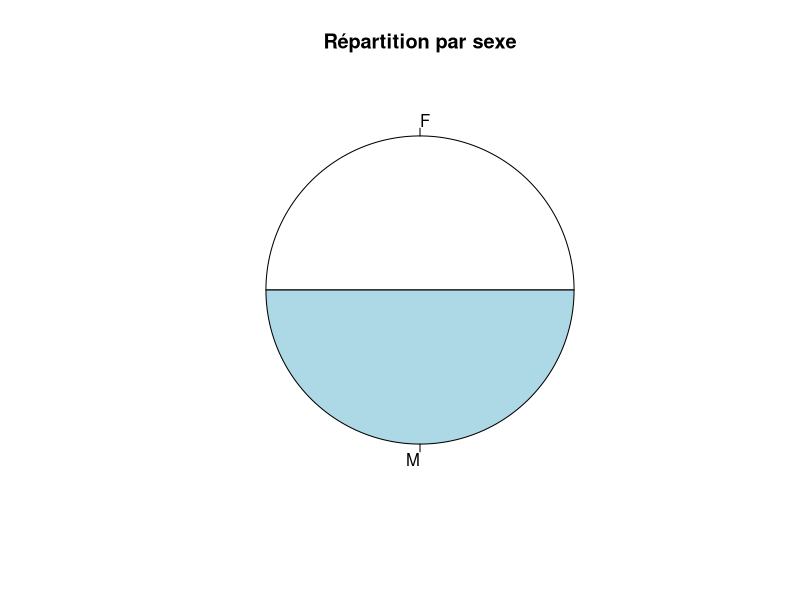
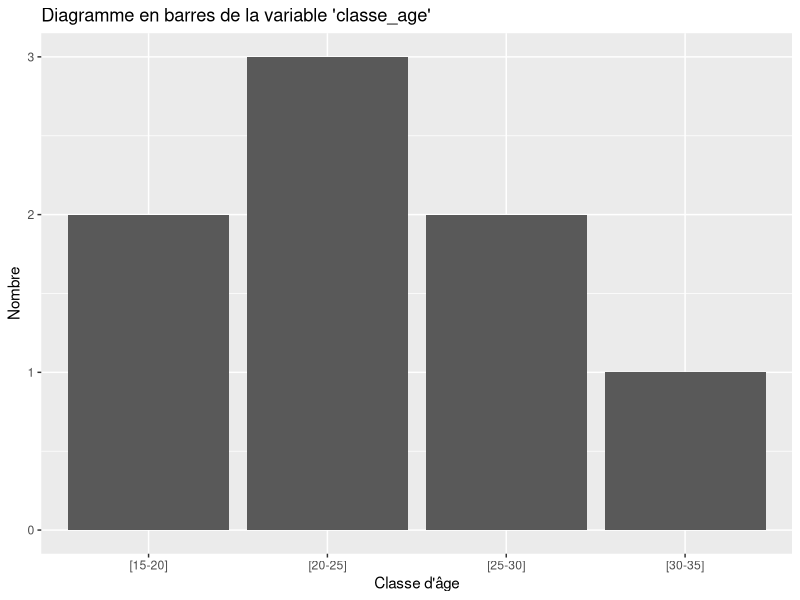

Recreate these plots in R, in order.
# EXRCICES DE R 

#Créer une base de données fictive ayant au moins 5 variables avec les types numériques, caractères, facteurs …

Data_frame1 <- data.frame(
  Nom = c("Ange","Aissatou","Awa","Niass","Ameth","Celina","Laurine","Tamsir"),
  Age = c(19,16,20,21,22,25,29,35),
  Sexe = c("M","F","F","M","M","F","F","M"),
  Matim = c("Celib","Marié","Celib","Celib","Marié","Marié","Celib","Marié"),
  Nb_enf = c(0,3,0,0,2,3,0,4)
)
View(Data_frame1)
#créer une matrice à partir de été base de données, renommer les lignes et les colonnes.
Matrice1 <- as.matrix(Data_frame1)
colnames(Matrice1)<- c("Nom","Age","Sexe","Situation_matrimoniale","Nombre_enfants")
rownames(Matrice1)<- c("Individu1","Individu2","Individu3","Individu4","Individu5","Individu6","Individu7","Individu8")

View(Matrice1)

#Faites des statistiques descrptives : moyenne, max, quartiles, ….
summary(Data_frame1)

# Supposons que 'df' est notre DataFrame et 'sexe' est la colonne qui contient le sexe
part <- table(Data_frame1$Sexe)

# Création du diagramme à secteurs
pie(part, labels = names(part), main = "Répartition par sexe")

# Supposons que 'df' est votre DataFrame et 'age' est la colonne qui contient l'âge

breaks <- seq(15, max(Data_frame1$Age), by = 5)
labels <- paste("[", breaks[-length(breaks)], "-", breaks[-1], "]", sep="")
Data_frame1$classe_age <- cut(Data_frame1$Age, breaks = breaks, include.lowest = TRUE, right = FALSE, labels = labels)

# Installation de la bibliothèque ggplot2 si elle n'est pas déjà installée
if (!require(ggplot2)) install.packages('ggplot2')

# Chargement de la bibliothèque ggplot2
library(ggplot2)

# Création du diagramme en barres
ggplot(Data_frame1, aes(x=classe_age)) +
  geom_bar() +
  xlab("Classe d'âge") +
  ylab("Nombre") +
  ggtitle("Diagramme en barres de la variable 'classe_age'")


#Résoudre à la main un problème facile d’optimisation.
# Vecteur de coût
c <- c(-2, -3, -4)

# Matrice de contraintes
A <- matrix(c(3, 2, 1,
              2, 5, 3,
              4, 2, 2), nrow = 3, byrow = TRUE)

# Côtés droits des contraintes
b <- c(10, 15, 18)

# Solution initiale
B <- matrix(c(1, 0, 0,
              0, 1, 0,
              0, 0, 1), nrow = 3, byrow = TRUE)

# Indices des variables de base initiales
solIndexes <- c(1, 2, 3)

# Fonction Simplexe
simplex <- function(c, A, b, B, solIndexes) {
  i = 0
  j = 1
  sum = 0
  max = -1
  min = 1000000
  entryVariable = -1
  exitVariable = -1
  entryVariable.relative = -1
  exitVariable.relative = -1
  cb <- c()
  entryCriterion <- c()
  
  # Etape 1: Initialisation
  invB = solve(B)               # Inversion de la matrice
  xb <- invB %*% b             # Tableau de solution initiale
  
  for(i in solIndexes){        # Tableau des indices de la solution
    cb <- c(cb, c[i])
  }
  cb[is.na(cb)] <- 0
  
  noSolIndexes <- c()          # Indices des variables candidats
  for(i in 1:3){
    if(!i %in% solIndexes){
      noSolIndexes <- c(noSolIndexes, i)
    }
  }
  
  # Itération par l'algorithme
  while(TRUE){
    # Etape 2: Critère d'entrée
    for(i in noSolIndexes){     # On obtient le critère pour décider quelle variable va entrer dans la solution
      ac <- A[, i]
      y <- invB %*% ac
      
      candidateVariableCost = c[i]
      if(is.na(candidateVariableCost))  candidateVariableCost = 0
      entryCriterion <- c(entryCriterion, cb %*% y - candidateVariableCost)
    }
    
    for(i in entryCriterion){   # Maximum (la variable qui va entrer est obtenue)
      if(i <= 0){
        sum = sum + 1
      } else if(i > max){
        max = i
        entryVariable.relative = j
      }
      j = j + 1
    }
    
    if(sum == length(entryCriterion)){ # Une solution optimale a été trouvée
      print("[ Optimal solution ]")
      break
    }
    
    entryVariable = noSolIndexes[entryVariable.relative] # L'index de la variable d'entrée est obtenu
    
    # Etape 3: Critère de sortie
    y <- c()
    sum = 0
    j = 1
    y <- invB %*% A[, entryVariable]
    
    for(i in y){
      if(i <= 0){
        sum = sum + 1
      } else if(xb[j] / i < min){
        min = xb[j] / i
        exitVariable.relative = j
      }
      j = j + 1
    }
    
    exitVariable = solIndexes[exitVariable.relative]
    
    if(sum == length(A[, entryVariable])){
      return("[ Unbounded problem ]")
    }
    
    # Etape 4: La solution est recalculée
    B[, exitVariable.relative] = A[, entryVariable]
    
    invB = solve(B)               # Inverse de la matrice B
    xb <- invB %*% b              # La solution est obtenue
    solIndexes[exitVariable.relative] = entryVariable 
    noSolIndexes[which(noSolIndexes == entryVariable)] = exitVariable
    cb[exitVariable.relative] = c[entryVariable]
    if(is.na(cb[exitVariable.relative]))  cb[exitVariable.relative] = 0
    
    # Les variables temporaires sont nettoyées
    i = 0
    j = 1
    sum = 0
    max = -1
    min = 1000000
    entryVariable = -1
    exitVariable = -1
    entryVariable.relative = -1
    exitVariable.relative = -1
    entryCriterion <- c()
  }
  
  # Retour des valeurs
  z = cb[i] %*% xb[i]
  return(list("Valeur des variables" = xb, "Coût minimal" = z, "Base" = solIndexes))
}

# Exécution de la fonction Simplexe avec les nouvelles données
simplex(c, A, b, B, solIndexes)
